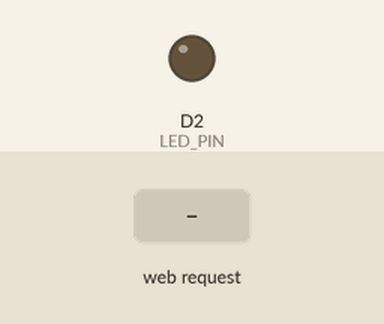
Bench run of a program on a simulated ESP8266 (NodeMCU). Shown: output pins drawn as LEDs (lit = HIGH). Inputs (shaded band) come from the test bench. WiFi joins after 1.5 s; servers stay silent unless stated; what the program prints to the serial monitor is not drawn.

Above: at 2.7 s.
2.8 s: HTTP request GET /led/on received
At 4.0 s:
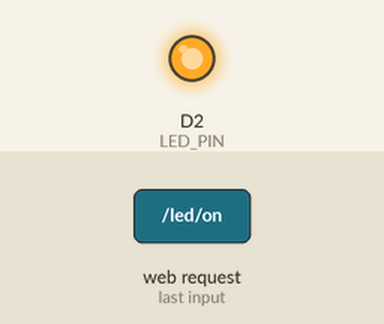
4.3 s: HTTP request GET /led/off received
At 5.1 s:
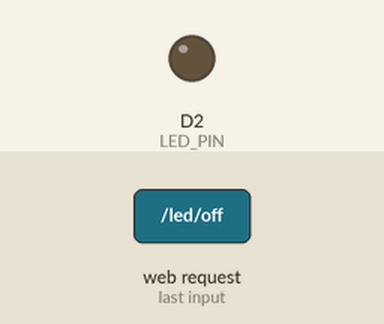
Timing chart, 0 to 7.3 s (numbered marks = the images above; inputs shaded):
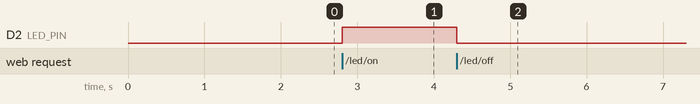

Measured:
- after the input at 2.8 s, D2 (LED_PIN): LOW → HIGH at once
- after the input at 4.3 s, D2 (LED_PIN): HIGH → LOW at once

The program:

main.cpp
```cpp
#include <Arduino.h>
#include <ESP8266WiFi.h>
#include <ESP8266WebServer.h>
// #include "config.h"
#include "myConfig.h"

ESP8266WebServer server(80);

void wifiConnect() {
  WiFi.begin(SSID, PASSWORD);
  Serial.println("");
  Serial.print("Подключение к Wi-Fi\n");

  while (WiFi.status() != WL_CONNECTED) {
    delay(500);
    Serial.print("-#");
  }

  Serial.println("");
  Serial.println("Успешно подключился. ");
  Serial.print("IP-адрес: ");
  Serial.println(WiFi.localIP());
}

void routerRoot() {
  server.send(200, "text/html; charset=utf-8", F("<h1>On the LED please:3</h1> <button onclick='fetch(\"/led/on\")'>LED ON</button> <button onclick='fetch(\"/led/off\")'>LED OFF</button>"));
}

void OnTheLed() {
  digitalWrite(LED_PIN, HIGH);
  server.send(200, "text/plain; charset=utf-8", "OK");
}

void OffTheLed() {
  digitalWrite(LED_PIN, LOW);
  server.send(200, "text/plain; charset=utf-8", "OK");
}

void routerNotFound() {
  server.send(404, "text/html; charset=utf-8", "<h1>Where do u going?</h1>");
}

void webServer() {
  server.on("/", routerRoot);
  server.on("/led/on", OnTheLed);
  server.on("/led/off", OffTheLed);
  server.onNotFound(routerNotFound);

  server.begin();
  Serial.println("HTTP сервер запущен");
}

void setup() {
  Serial.begin(115200);
  delay(10);
  pinMode(LED_PIN, OUTPUT);

  wifiConnect();
  webServer();
}

void loop() {
  server.handleClient();
}
```

myConfig.h
```cpp
#ifndef MY_CONFIG_H
#define MY_CONFIG_H

#include <Arduino.h>
// Settings WIFI
#define SSID "DIGI-APGE"
#define PASSWORD "kTWq4BPB"
// Settings Pins
#define LED_PIN D2

#endif
```
